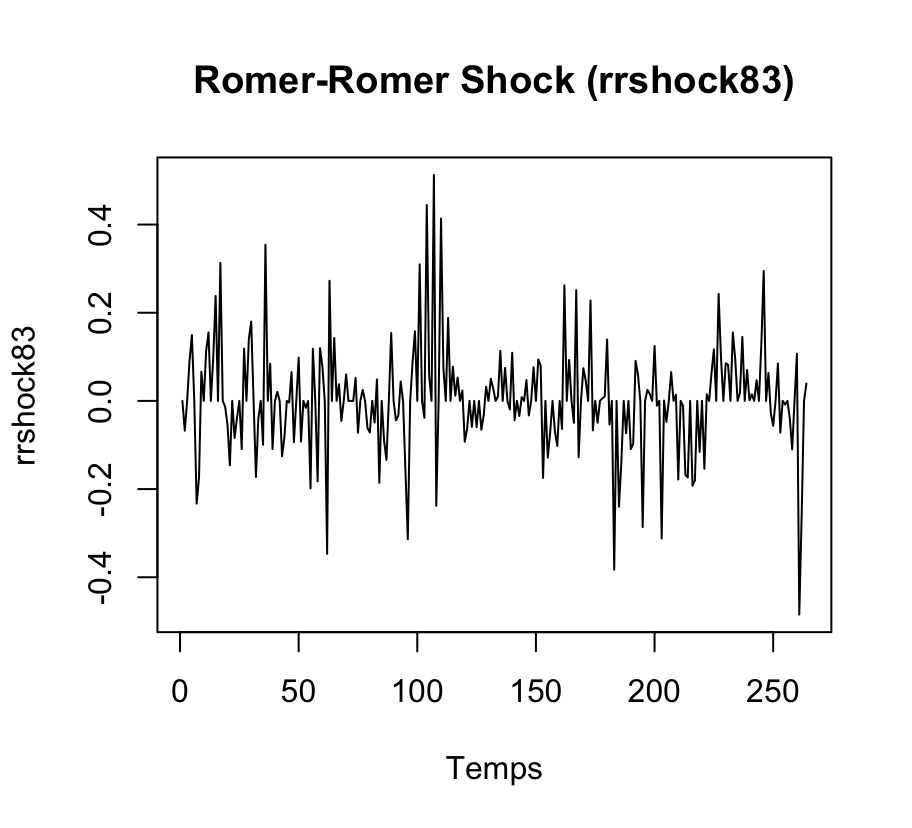

Source code (R):
rm(list=ls())

install.packages("readxl")
install.packages("urca")
install.packages("tsDyn")
install.packages("ggplot2")

library(readxl)    # Lire fichiers Excel
library(vars)      # Estimer VAR/SVAR
library(urca)      # Test ADF (stationnarité)
library(tsDyn)     # Pour d'autres modèles VAR
library(ggplot2)   # (optionnel) pour jolis graphes

# Importer le feuillet "Monthly"
data <- read_excel("/Users/alanisdespland/Desktop/Projet macro/Monetarydat.xlsx", sheet = "Monthly")
petrole <- read_excel("/Users/alanisdespland/Desktop/DCOILWTICO.xlsx", sheet = "Monthly")

# TRANSFORMER LES DATES 
install.packages("zoo")
library(zoo)
DATES <- data$DATES
# Convert decimal to "yearmon" then to Date (start of the month)
date_vector <- as.Date(as.yearmon(DATES), frac = 0)
# Replace the decimal data
data$DATES <- date_vector


rrshock83_data <- data[, c("DATES","LIP", "UNEMP", "LCPI", "FFR", "rrshock83")]

#merge les data
# S'assurer que la date de petrole est au format Date
petrole$DATES <- as.Date(petrole$observation_date)
# Fusion des données sur la date
rrshock83_petrole <- merge(rrshock83_data, petrole, by = "DATES", all = FALSE)
head(rrshock83_petrole)

# les donneées se sont bien merge 
#il y avait un doubons de date 
library(dplyr)
rrshock83_petrole <- rrshock83_petrole %>% select(-observation_date)

# Supprimer les lignes avec NA
rrshock83_petrole_86_07 <- na.omit(rrshock83_petrole)

# VISUALISATION DU SHOCK
plot(rrshock83_petrole_86_07$rrshock83, type = "l", main = "Romer-Romer Shock (rrshock83)", xlab = "Temps", ylab = "rrshock83")

#STATIONARITE test ADF

# Test ADF VC = -3.42 à 5%
install.packages(tseries)
library(tseries)
adf.test(rrshock83_petrole_86_07$LIP) #Dickey-Fuller = -1.70 NON STATIONNAIRE
adf.test(rrshock83_petrole_86_07$UNEMP) #Dickey-Fuller = -2.51 NON STATIONNAIRE
adf.test(rrshock83_petrole_86_07$LCPI) #Dickey-Fuller = -2.76 NON STATIONNAIRE
adf.test(rrshock83_petrole_86_07$FFR) #Dickey-Fuller = -3.21 NON STATIONNAIRE
adf.test(rrshock83_petrole_86_07$DCOILWTICO) #Dickey-Fuller = 0.59 NON STATIONNAIRE

#Pour les variables non stationnaire les mettre en difference 
DLIP <- diff(rrshock83_petrole_86_07$LIP)
DUNEMP <- diff(rrshock83_petrole_86_07$UNEMP)
DLCPI <- diff(rrshock83_petrole_86_07$LCPI)
DFFR <- diff(rrshock83_petrole_86_07$FFR)
DDCOILWTICO <- diff(rrshock83_petrole_86_07$DCOILWTICO)

# Ajuster pour avoir la même longueur
rrshock83 <- rrshock83_petrole_86_07$rrshock83[-1]

# DATA set pour VAR_data_RRSHOCK_PETROLE
VAR_data_rrshock83_PETROLE <- data.frame(
  rrshock83 = rrshock83,
  DLIP = DLIP,
  DUNEMP = DUNEMP,
  DLCPI = DLCPI,
  DFFR = DFFR,
  DDCOILWTICO = DDCOILWTICO
)

# Charger la librairie
library(vars)

# NOMBRE optimal de lags
# Choix du lag optimal (optionnel)
VARselect(VAR_data_rrshock83_PETROLE, lag.max = 10, type = "const")$selection
#AIC:1  HQ:1  SC:1 FPE:1

# Estimation VAR avec RRSHOCK
VAR_rrshock83_petrole <- VAR(VAR_data_rrshock83_PETROLE, p = 1, type = "const")
summary(VAR_rrshock83_petrole)


#IRF rrshock83
# IRF DLIP
IRF_rrshock83_petrole_DLIP <- irf(VAR_rrshock83_petrole, impulse = "rrshock83", 
                                response = "DLIP", n.ahead = 24, boot = TRUE, ci = 0.95)
plot(IRF_rrshock83_petrole_DLIP)

# IRF DUNEMP
IRF_rrshock83_petrole_DUNEMP <- irf(VAR_rrshock83_petrole, impulse = "rrshock83", 
                                  response = "DUNEMP", n.ahead = 24, boot = TRUE, ci = 0.95)
plot(IRF_rrshock83_petrole_DUNEMP)

# IRF DLCPI
IRF_rrshock83_petrole_DLCPI <- irf(VAR_rrshock83_petrole, impulse = "rrshock83", 
                                    response = "DLCPI", n.ahead = 24, boot = TRUE, ci = 0.95)
plot(IRF_rrshock83_petrole_DLCPI)

# IRF DFFR
IRF_rrshock83_petrole_DFFR <- irf(VAR_rrshock83_petrole, impulse = "rrshock83", 
                                   response = "DFFR", n.ahead = 24, boot = TRUE, ci = 0.95)
plot(IRF_rrshock83_petrole_DFFR)

# IRF DDCOILWTICO
IRF_rrshock83_petrole_DDCOILWTICO <- irf(VAR_rrshock83_petrole, impulse = "rrshock83", 
                                       response = "DDCOILWTICO", n.ahead = 24, boot = TRUE, ci = 0.95)
plot(IRF_rrshock83_petrole_DDCOILWTICO)
